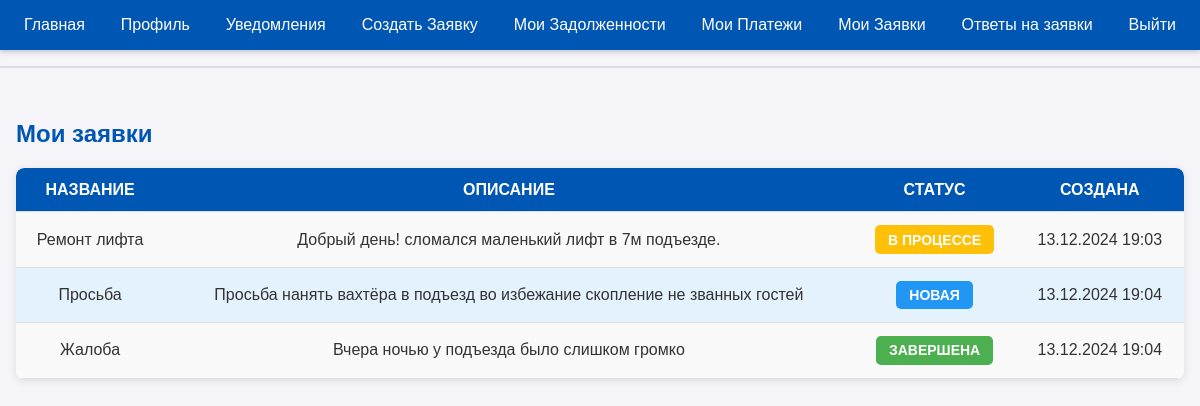
/my-requests/ (signed in), run on the app's committed database.
### main/models.py (models this page shows, shortened)
class Request(models.Model):
    STATUS_CHOICES = [
        ('new', 'Новая'),
        ('in_progress', 'В процессе'),
        ('completed', 'Завершена'),
    ]
    user = models.ForeignKey(CustomUser, on_delete=models.CASCADE)
    title = models.CharField(max_length=200)
    description = models.TextField()
    status = models.CharField(max_length=20, choices=STATUS_CHOICES, default='new')
    created_at = models.DateTimeField(auto_now_add=True)
    updated_at = models.DateTimeField(auto_now=True)

### main/views.py (the view)
# urls.py: path('my-requests/', views.my_requests, name='my_requests'),
def my_requests(request):
    requests = Request.objects.filter(user=request.user)
    return render(request, 'main/my_requests.html', {'requests': requests})

### main/templates/main/my_requests.html
{% extends 'main/base.html' %}
{% block content %}
<h2>Мои заявки</h2>
<div class="table-container">
    <table class="styled-table">
        <thead>
            <tr>
                <th>Название</th>
                <th>Описание</th>
                <th>Статус</th>
                <th>Создана</th>
            </tr>
        </thead>
        <tbody>
            {% for request in requests %}
            <tr class="{% if request.get_status_display == 'Новая' %}new-request{% elif request.get_status_display == 'В процессе' %}in-progress{% elif request.get_status_display == 'Завершена' %}completed-request{% endif %}">
                <td>{{ request.title }}</td>
                <td>{{ request.description }}</td>
                <td>
                    <span class="status {% if request.get_status_display == 'Новая' %}new{% elif request.get_status_display == 'В процессе' %}in-progress{% elif request.get_status_display == 'Завершена' %}completed{% endif %}">
                        {{ request.get_status_display }}
                    </span>
                </td>
                <td>{{ request.created_at|date:"d.m.Y H:i" }}</td>
            </tr>
            {% empty %}
            <tr>
                <td colspan="4" class="no-data">У вас нет заявок.</td>
            </tr>
            {% endfor %}
        </tbody>
    </table>
</div>
{% endblock %}

### main/static/main/css/styles.css (style rules this page uses)
body { background: red; font-family: Arial, sans-serif; margin: 0; padding: 0; background-color: #f4f4f9; color: #333; }
h2, h3, h4 { color: #0056b3; }
.table-container { margin: 1rem 0; overflow-x: auto; box-shadow: 0 2px 8px rgba(0, 0, 0, 0.1); border-radius: 8px; }
.styled-table { width: 100%; border-collapse: collapse; font-size: 16px; text-align: left; background-color: white; border-radius: 8px; overflow: hidden; }
.styled-table thead tr { background-color: #0056b3; color: white; text-transform: uppercase; font-weight: bold; }
.styled-table th, .styled-table td { padding: 1rem; border-bottom: 1px solid #ddd; }
.styled-table th { text-align: center; }
.styled-table tbody tr:nth-of-type(odd) { background-color: #f9f9f9; }
.status { display: inline-block; padding: 0.4rem 0.8rem; font-size: 14px; font-weight: bold; border-radius: 5px; text-transform: uppercase; }
.status.new { background-color: #2196F3; color: white; }
.status.in-progress { background-color: #FFC107; color: white; }
.status.completed { background-color: #4CAF50; color: white; }
.new-request { background-color: #E3F2FD; }
.completed-request { background-color: #E8F5E9; }
.styled-table td, .styled-table th { padding: 0.8rem; text-align: center; }

### data on the page
Request: title "Ремонт лифта", description "Добрый день! сломался маленький лифт в 7м подъезде.", status "В ПРОЦЕССЕ", created_at "13.12.2024 19:03"
Request: title "Просьба", description "Просьба нанять вахтёра в подъезд во избежание скопление не званных гостей", status "НОВАЯ", created_at "13.12.2024 19:04"
Request: title "Жалоба", description "Вчера ночью у подъезда было слишком громко", status "ЗАВЕРШЕНА", created_at "13.12.2024 19:04"
